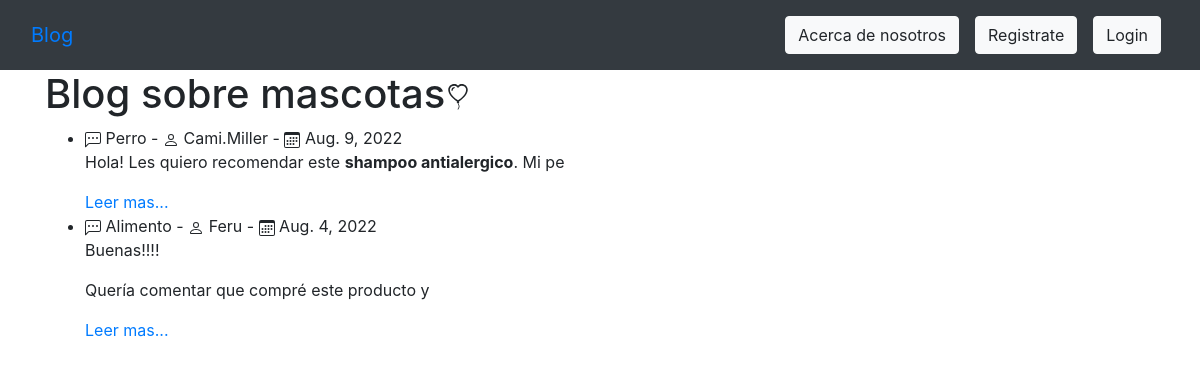
The page / on the database its author committed.
### ourblog/models.py (models this page shows, shortened)
class Post(models.Model):
    titulo = models.CharField(max_length=200)
    header_image = models.ImageField(null=True, blank=True, upload_to="images/")
    titulo_tag = models.CharField(max_length=200)
    autor = models.ForeignKey(User, on_delete=models.CASCADE) #Si borro a un user se borran todos las cosas relacionado a este ultimo.
    body = RichTextField(blank=True, null=True)
    post_date = models.DateField(auto_now_add=True)
    categoria = models.CharField(max_length=200, default='coding')

### ourblog/views.py (the view)
# urls.py: path('', HomeView.as_view(), name="home"),
class HomeView(ListView):
    model = Post
    template_name = 'home.html'
    ordering = ['-post_date'] #se lista de la fecha mas actual a la mas vieja

### ourblog/templates/home.html (shortened to what this page needs)
{% extends 'base.html' %}
{% block content %}
<h1>Blog sobre mascotas</h1>
<ul>
{% for post in object_list %}
    <li> {{ post.categoria }} -  {{ post.autor }} -  {{ post.post_date }}  <br/>
    {{ post.body|safe|slice:80 }}</li><a href="{% url 'artdetails' post.pk %}"> Leer mas...</a>
{% endfor %}
</ul>
{% endblock %}

### rows shown on the page
Post: categoria "Perro", autor "Cami.Miller", post_date "Aug. 9, 2022", body "Hola! Les quiero recomendar este shampoo antialergico . Mi pe"
Post: categoria "Alimento", autor "Feru", post_date "Aug. 4, 2022", body "Buenas!!!! Quería comentar que compré este producto y"
